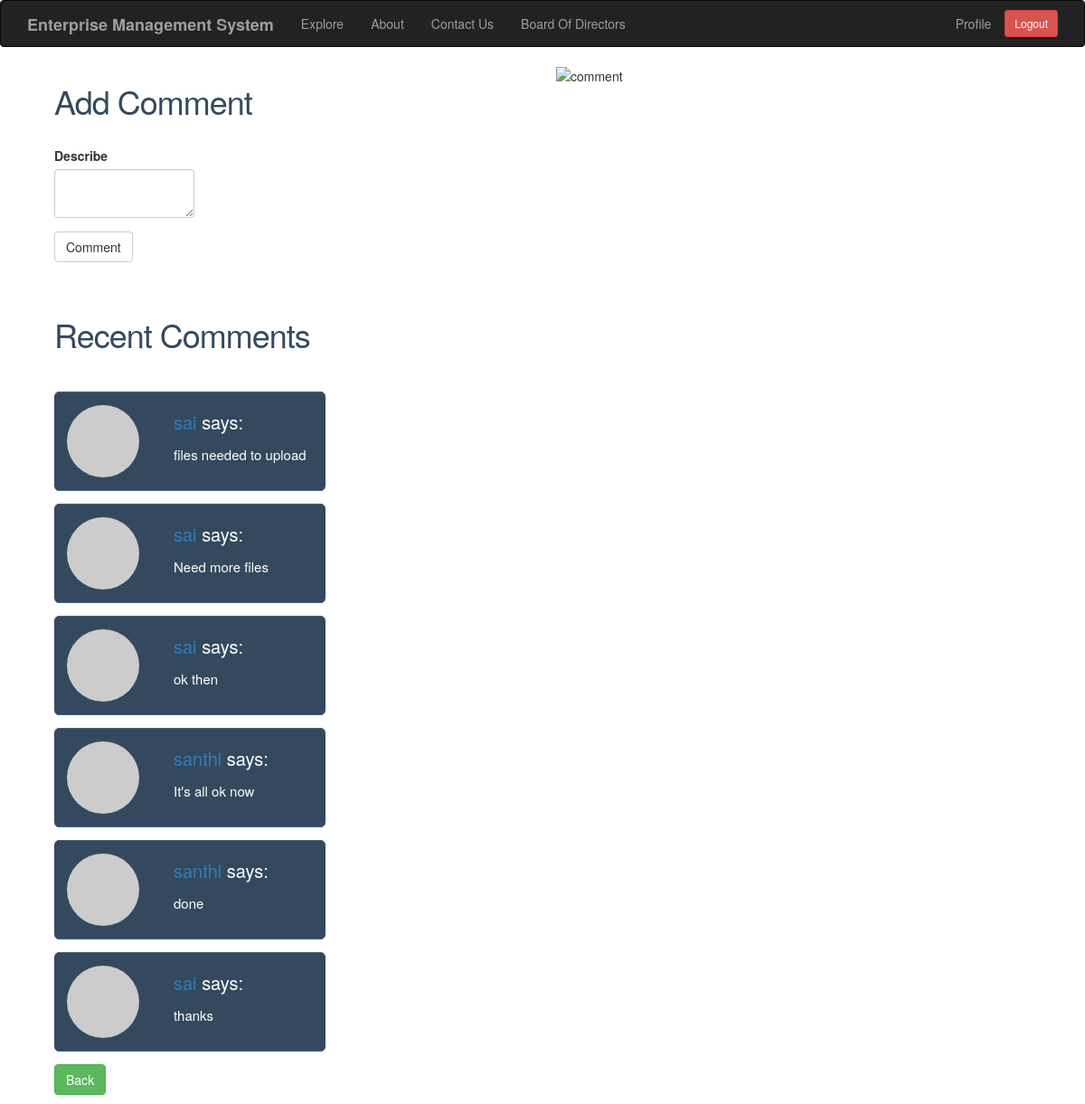
The page /add_comment/3 (signed in) on the database as committed earlier.
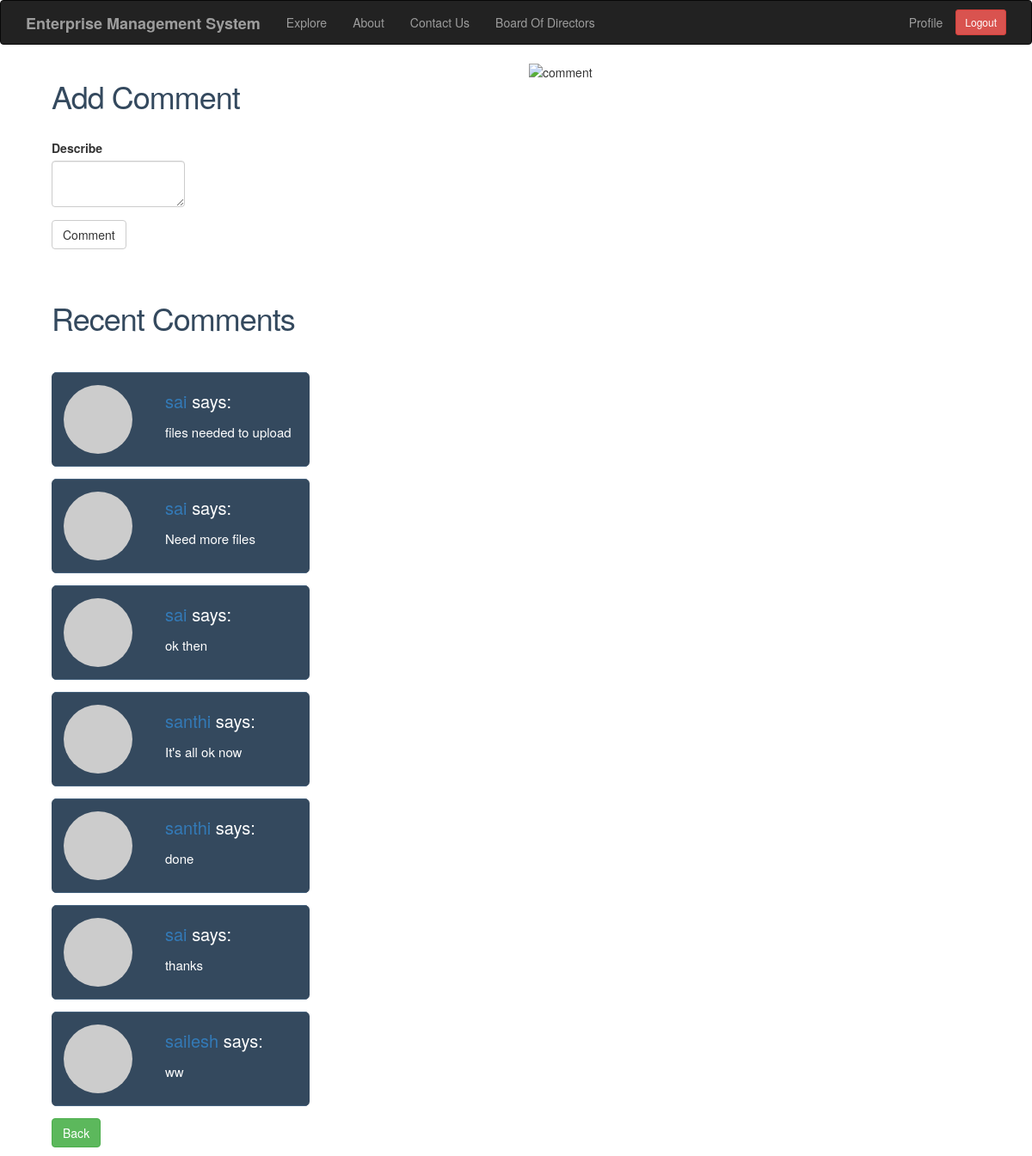
The same page on the database as committed later.
### app/models.py (models this page shows, shortened)
class Comment(db.Model):
    id = db.Column(db.Integer,primary_key=True)
    comment = db.Column(db.String(64))
    trans_id = db.Column(db.Integer,db.ForeignKey('transaction.id'))
    user_id = db.Column(db.Integer,db.ForeignKey('user.id'))

class User(UserMixin,db.Model):
    id = db.Column(db.Integer,primary_key=True)
    username = db.Column(db.String(64), index=True,unique=True)
    email = db.Column(db.String(120),index=True,unique=True)
    password_hash = db.Column(db.String(128))
    job = db.Column(db.String(64))
    company = db.Column(db.String(64))
    designation = db.Column(db.String(64))
    posts = db.relationship('Post',backref='author',lazy='dynamic')
    comment = db.relationship('Comment',backref='comment_by',lazy='dynamic')
    about_me = db.Column(db.String(140))
    facebook = db.Column(db.String(64))
    twitter = db.Column(db.String(64))
    linkedin = db.Column(db.String(64))
    last_seen = db.Column(db.DateTime, default=datetime.utcnow)
    def avatar(self, size):
        digest = md5(self.email.lower().encode('utf-8')).hexdigest()
        return 'https://www.gravatar.com/avatar/{}?d=identicon&s={}'.format(digest,size)

### app/routes.py (the view, shortened to what this page needs)
@app.route('/add_comment/<trans_id>',methods=['GET','POST'])
@login_required
def add_comment(trans_id):
    form = AddCommentForm()
    comm = Comment.query.filter_by(trans_id=trans_id)
    return render_template('add_comment.html',title='New Comment',form=form,comm=comm)

### app/forms.py
class AddCommentForm(FlaskForm):
    comment = TextAreaField('Describe', validators=[DataRequired(),Length(min=0,max=140)])
    submit = SubmitField('Comment')

### app/models.py (called while the page is built)
@login.user_loader
def load_user(id):
    return User.query.get(int(id))

### app/routes.py (called while the page is built)
@app.before_request
def before_request():
    if current_user.is_authenticated:
        current_user.last_seen = datetime.utcnow()
        db.session.commit()

### app/templates/add_comment.html (shortened to what this page needs)
{% extends "base.html" %}
{% import 'bootstrap/wtf.html' as wtf %}
{% block app_content %}
<div class="col-md-12">
  <div class="col-md-6">
  <h1>Add Comment</h1>
    <br>
    <div class="row">
        <div class="col-md-4">
            {{ wtf.quick_form(form) }}
        </div>
    </div>
    <br>
    <br>
    <h1>Recent Comments</h1>
    <br>
    {% for c in comm %}
    <table class="rwd-table">
        <tr>
          <td width="70px">
                <a href="{{ url_for('user', username=c.comment_by.username) }}">
                    <img src="{{ c.comment_by.avatar(70) }}" style="border-radius:60%;">
                </a>
            </td>
            <td>
                <p style="font-size: 20px;"><a href="{{ url_for('user', username=c.comment_by.username) }}" style="margin-left:10px;">
                    {{ c.comment_by.username }}
                </a>says:</p>
                <p style="margin-left: 10px; font-size:15px;">{{ c.comment }}</p>
            </td>
        </tr>
    </table>
    {% endfor %}
    {% if current_user.job =='Acc' %}
        <p><a href="{{ url_for('acc_index') }}"  class="btn btn-success">Back</a></p>
    {% else %}
        <p><a href="{{ url_for('index') }}"  class="btn btn-success">Back</a></p>
    {% endif %}
</div>
  <div class="col-md-6">
    <img src="{{ url_for('static', filename= 'images/comments.jpg')}}" alt="comment" style="max-width: 650px; height: auto;">
  </div>
</div>
{% endblock %}

Rows that differ between the two databases and show on the page:
added Comment: comment_by.username "sailesh", comment "ww"
